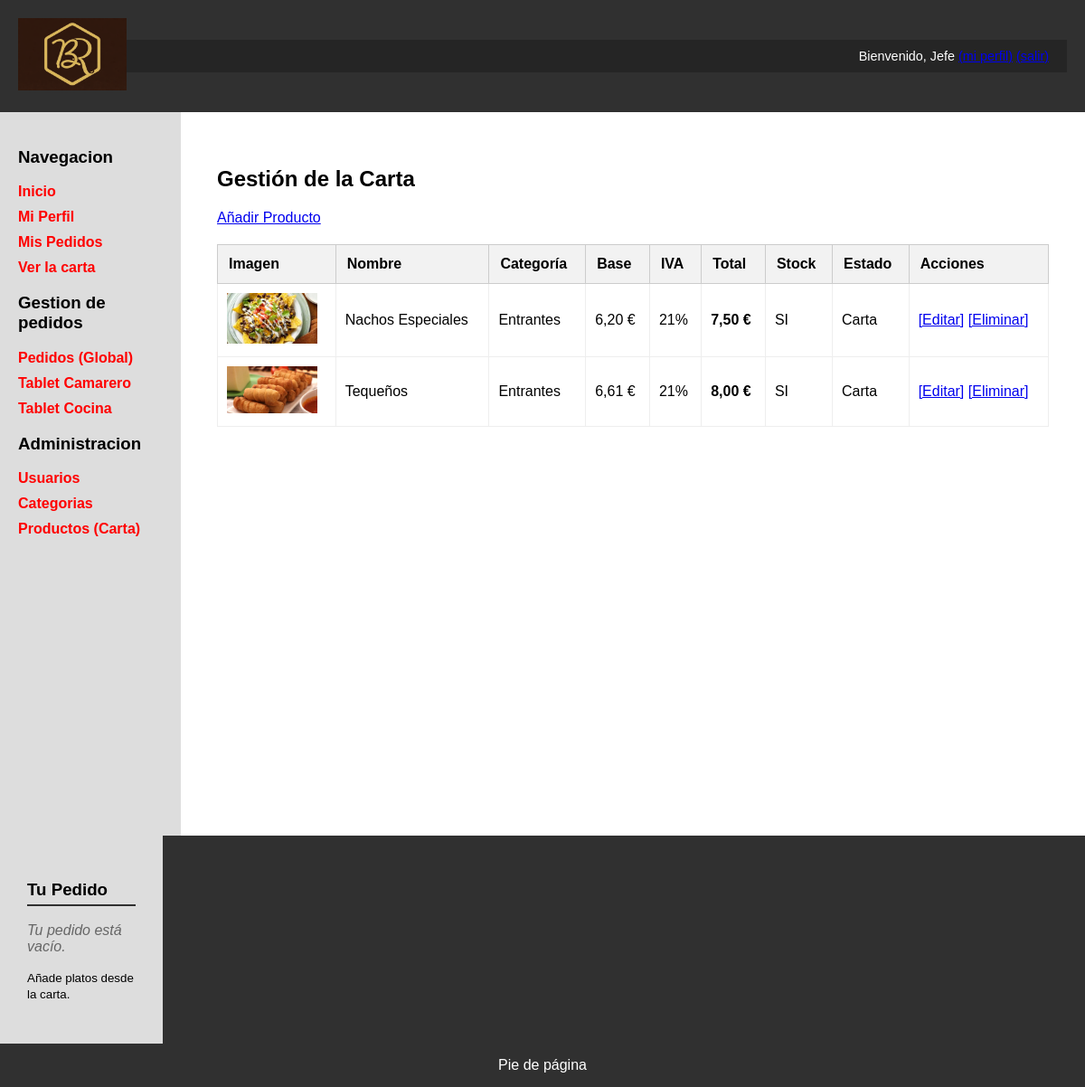
Page /admin_productos.php (signed in) on the committed database.
### tables this page shows
CREATE TABLE `productos` (
  `id` int(11) NOT NULL,
  `id_categoria` int(11) NOT NULL,
  `nombre` varchar(100) NOT NULL,
  `descripcion` text DEFAULT NULL,
  `precio_base` decimal(10,2) NOT NULL,
  `iva` int(11) NOT NULL DEFAULT 10,
  `disponible` tinyint(1) NOT NULL DEFAULT 1,
  `ofertado` tinyint(1) NOT NULL DEFAULT 1,
  `imagen` varchar(255) DEFAULT 'prod_default.png'
);

CREATE TABLE `categorias` (
  `id` int(11) NOT NULL,
  `nombre` varchar(50) NOT NULL,
  `descripcion` text DEFAULT NULL,
  `imagen` varchar(255) DEFAULT 'cat_default.png'
);

### admin_productos.php (the view, shortened to what this page needs)
<?php
if (!isset($_SESSION['esAdmin']) || !$_SESSION['esAdmin']) {
    $tituloPagina = 'Acceso Denegado';
    $contenidoPrincipal = "<h1>Acceso Denegado</h1><p>Solo el Gerente puede ver esto.</p>";
} else {
    $conn = Aplicacion::getInstance()->getConexionBd();
    $query = "SELECT P.*, C.nombre AS nombre_cat
              FROM Productos P
              JOIN Categorias C ON P.id_categoria = C.id";
    $productos = $conn->query($query);
    $filas = "";
    if($productos && $productos->num_rows > 0) {
        foreach ($productos as $fila) {
            $precioBase  = number_format($fila['precio_base'], 2, ',', '');
            $precioFinal = number_format($fila['precio_base'] * (1 + $fila['iva'] / 100), 2, ',', '');
            $disponible = $fila['disponible'] ? "SI" : "NO";
            $ofertado   = $fila['ofertado']   ? "Carta" : "Retirado";
            $filas .= <<<EOS
                <tr>
                    <td><img src="img/productos/{$fila['imagen']}" width="100"></td>
                    <td>{$fila['nombre']}</td>
                    <td>{$fila['nombre_cat']}</td>
                    <td>$precioBase €</td>
                    <td>{$fila['iva']}%</td>
                    <td><strong>$precioFinal €</strong></td>
                    <td>$disponible</td>
                    <td>$ofertado</td>
                    <td>
                        <a href="editar_producto.php?id={$fila['id']}">[Editar]</a>
                        <a href="includes/borrar_producto.php?id={$fila['id']}" class="boton-borrar" data-mensaje="¿Estás seguro? Borrará este producto permanentemente.">[Eliminar]</a>
                    </td>
                </tr>
            EOS;
        }
    }
    $estilosExtra = ['admin_productos.css'];
    $contenidoPrincipal = <<<EOS
        <h1>Gestión de la Carta</h1>
        <p><a href="nuevo_producto.php">Añadir Producto</a></p>
        <table>
            <thead>
                <tr>
                    <th>Imagen</th>
                    <th>Nombre</th>
                    <th>Categoría</th>
                    <th>Base</th>
                    <th>IVA</th>
                    <th>Total</th>
                    <th>Stock</th>
                    <th>Estado</th>
                    <th>Acciones</th>
                </tr>
            </thead>
            <tbody>$filas</tbody>
        </table>
        <script src="js/confirmacion_borrado.js"></script>
    EOS;
}
require __DIR__.'/includes/vistas/plantillas/plantilla.php';

### includes/vistas/plantillas/plantilla.php (shortened to what this page needs)
<!DOCTYPE html>
<html lang="es">
	<head>
		<link rel="stylesheet" type="text/css" href="css/estilo.css?v=1.1">
		<?php
            if (isset($estilosExtra)) {
                foreach ($estilosExtra as $estilo) {
                    echo '<link rel="stylesheet" type="text/css" href="css/' . htmlspecialchars($estilo, ENT_QUOTES, 'UTF-8') . '" />';
                }
            }
		?>
	</head>
	<body>
		<div id="contenedor">
		<?php
			require('includes/vistas/comun/cabecera.php');
			require('includes/vistas/comun/sideBarIzq.php');
		?>
			<main>
				<article>
					<?= $contenidoPrincipal ?>
				</article>
			</main>
		<?php
			require('includes/vistas/comun/sidebarDer.php');
			require('includes/vistas/comun/pie.php');
		?>
		</div>
	</body>
</html>

### includes/vistas/comun/cabecera.php
<?php
function mostrarSaludo() {
    if (isset($_SESSION['login']) && ($_SESSION['login']===true)) {
        return "Bienvenido, {$_SESSION['nombre']}
                <a href='perfil.php'>(mi perfil)</a>
                <a href='logout.php'>(salir)</a>";
    } else {
        return "Usuario desconocido. <a href='login.php'>Login</a> <a href='registro.php'>Registro</a>";
    }
}
?>
<header>
	<a href="index.php" id="logo-enlace">
		<img src="img/Logo.png" alt="Ir al inicio" id="logo-cabecera" height="100">
	</a>
	<div class="saludo"><?= mostrarSaludo(); ?></div>
</header>

### includes/vistas/comun/sideBarIzq.php
<nav id="sidebarIzq">
    <h3>Navegacion</h3>
    <ul>
        <li><a href="index.php">Inicio</a></li>
        <?php if (isset($_SESSION['login']) && $_SESSION['login'] === true): ?>
            <li><a href="perfil.php">Mi Perfil</a></li>
            <li><a href="mis_pedidos.php">Mis Pedidos</a></li>
        <?php endif; ?>
        <li><a href="carta.php">Ver la carta</a></li>
    </ul>
    <?php
        $esAdmin = isset($_SESSION['esAdmin']) ? $_SESSION['esAdmin'] : false;
        $esCamarero = isset($_SESSION['esCamarero']) ? $_SESSION['esCamarero'] : false;
        $esCocinero = isset($_SESSION['esCocinero']) ? $_SESSION['esCocinero'] : false;
        $esPersonal = $esAdmin || $esCamarero || $esCocinero;
    ?>
    <?php if ($esPersonal): ?>
        <h3>Gestion de pedidos</h3>
        <ul>
            <li><a href="gestion_pedidos.php">Pedidos (Global)</a></li>
            <?php if ($esCamarero || $esAdmin): ?>
                <li><a href="tablet_camarero.php">Tablet Camarero</a></li>
            <?php endif; ?>
            <?php if ($esCocinero || $esAdmin): ?>
                <li><a href="tablet_cocina.php">Tablet Cocina</a></li>
            <?php endif; ?>
        </ul>
    <?php endif; ?>
    <?php if ($esAdmin): ?>
        <h3>Administracion</h3>
        <ul>
            <li><a href="admin_usuarios.php">Usuarios</a></li>
            <li><a href="admin_categorias.php">Categorias</a></li>
            <li><a href="admin_productos.php">Productos (Carta)</a></li>
        </ul>
    <?php endif; ?>
</nav>

### includes/vistas/comun/sideBarDer.php
<aside id="sidebarDer">
	<div id="mini-carrito">
    <h3 class="mini-carrito-titulo">Tu Pedido</h3>
    <?php
    if (isset($_SESSION['carrito']) && count($_SESSION['carrito']) > 0) {
        $totalArticulos = array_sum($_SESSION['carrito']);
        echo "<p>Tienes <strong>$totalArticulos</strong> artículos.</p>";
        echo '<a href="carrito.php" class="mini-carrito-boton">';
        echo 'Revisar y Pagar';
        echo '</a>';
        echo '<form action="includes/procesar_carrito.php" method="POST" class="mini-carrito-form">';
        echo '<input type="hidden" name="accion" value="vaciar">';
        echo '<button type="submit" class="mini-carrito-vaciar">Vaciar carrito</button>';
        echo '</form>';
    } else {
        echo "<p class='mini-carrito-vacio'>Tu pedido está vacío.</p>";
        echo "<p><small>Añade platos desde la carta.</small></p>";
    }
    ?>
</div>
</aside>

### includes/vistas/comun/pie.php
<footer>
	Pie de página
</footer>

### CSS/estilo.css (style rules this page uses)
body { background-color: #CDCDCD; margin: 0; font-family: Arial, sans-serif; }
div#contenedor { width: 100%; max-width: 100%; margin: 0; display: flex; flex-wrap: wrap; background-color: #303030; }
header { width: 100%; padding: 20px; background-color: #303030; color: white; display: flex; justify-content: space-between; align-items: center; box-sizing: border-box; }
header img { height: 80px; }
div.saludo { width: 100%; text-align: right; padding: 10px 20px; background-color: #252525; color: white; font-size: 0.9em; box-sizing: border-box; }
nav { width: 200px; padding: 20px; background-color: #dddddd; box-sizing: border-box; flex-shrink: 0; }
main { flex: 1; padding: 40px; background-color: white; min-height: 800px; box-sizing: border-box; }
aside { width: 180px; padding: 20px; background-color: #dddddd; box-sizing: border-box; flex-shrink: 0; }
footer { width: 100%; padding: 15px; background-color: #303030; color: white; text-align: center; box-sizing: border-box; }
table { width: 100%; border-collapse: collapse; margin-top: 20px; }
th { background-color: #f2f2f2; padding: 12px; border: 1px solid #ccc; text-align: left; }
td { padding: 10px; border: 1px solid #eee; }
nav ul { list-style: none; padding: 0; }
nav a { text-decoration: none; color: red; font-weight: bold; display: block; margin: 10px 0; }
#mini-carrito { padding: 10px; }
.mini-carrito-titulo { border-bottom: 2px solid #303030; padding-bottom: 5px; }
.mini-carrito-vacio { color: #666; font-style: italic; }

### rows in the picture
productos: imagen (picture), nombre "Nachos Especiales", id_categoria.nombre "Entrantes", precio_base "6,20", iva "21", precioFinal "7,50", disponible "SI", ofertado "Carta"
productos: imagen (picture), nombre "Tequeños", id_categoria.nombre "Entrantes", precio_base "6,61", iva "21", precioFinal "8,00", disponible "SI", ofertado "Carta"

### other values in the picture
$_SESSION['nombre'] "Jefe"
